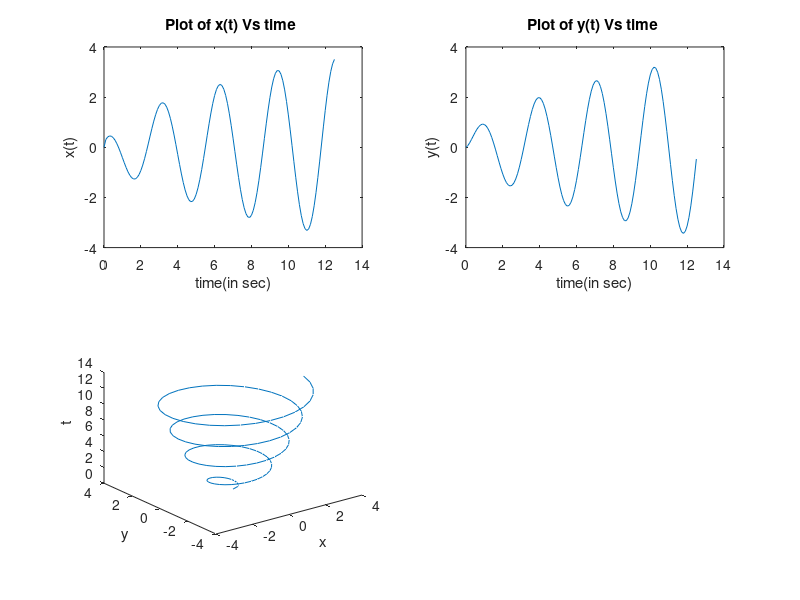

MATLAB code to generate this figure:
t = 0:0.1: 4*pi ;
x = sqrt(t).* cos(2*t) ;
y = sqrt(t).* sin(2*t) ;

figure ;
subplot(2,2,1);
plot(t, x)
title('Plot of x(t) Vs time ') ;
xlabel('time(in sec)') ;
ylabel('x(t)') ;

subplot(2,2,2) ;
plot(t, y)
title('Plot of y(t) Vs time ') ;
xlabel('time(in sec)') ;
ylabel('y(t)') ;

subplot(2,2,3) ;
plot3(x,y,t) 
xlabel('x');
ylabel('y');
zlabel('t') ;